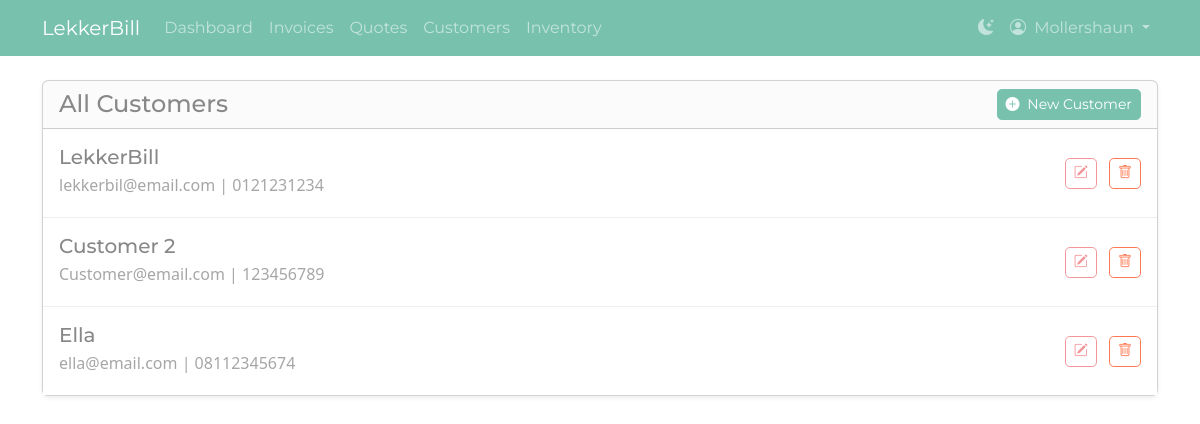
The page /customers/ (signed in) on the database its author committed.
### invoices/models.py (models this page shows, shortened)
class Customer(models.Model):
    user = models.ForeignKey(User, on_delete=models.CASCADE)
    name = models.CharField(max_length=100)
    email = models.EmailField()
    phone = models.CharField(max_length=20)
    created_at = models.DateTimeField(auto_now_add=True)
    updated_at = models.DateTimeField(auto_now=True)

### invoices/views.py (the view)
# urls.py: path('customers/', views.customer_list, name='customer_list'),
@login_required
def customer_list(request):
    customers = Customer.objects.filter(user=request.user)
    return render(request, 'invoices/customer_list.html', {'customers': customers})

### invoices/templates/invoices/customer_list.html (shortened to what this page needs)
{% extends "invoices/base.html" %}
{% block content %}
<div class="card shadow-sm">
    <div class="card-header">
        <div class="d-flex justify-content-between align-items-center">
            <h1 class="h4 mb-0">All Customers</h1>
            <a href="{% url 'customer_create' %}" class="btn btn-primary btn-sm">
                <i class="bi-plus-circle-fill me-1"></i> New Customer
            </a>
        </div>
    </div>
    <div class="card-body p-0">
        <div class="list-group list-group-flush">
            {% for customer in customers %}
                <div class="list-group-item list-group-item-action d-flex justify-content-between align-items-center py-3">
                    <div>
                        <h5 class="mb-1">{{ customer.name }}</h5>
                        <p class="mb-1 text-muted">{{ customer.email }} | {{ customer.phone }}</p>
                    </div>
                    <div>
                        <a href="{% url 'customer_update' customer.id %}" class="btn btn-sm btn-outline-secondary me-2"><i class="bi bi-pencil-square"></i></a>
                        <a href="{% url 'customer_delete' customer.id %}" class="btn btn-sm btn-outline-danger"><i class="bi bi-trash"></i></a>
                    </div>
                </div>
            {% empty %}
                <p class="list-group-item">No customers found. <a href="{% url 'customer_create' %}">Create one?</a></p>
            {% endfor %}
        </div>
    </div>
</div>
{% endblock %}

### invoices/templates/invoices/base.html (shortened to what this page needs)
{% load static %}
<!DOCTYPE html>
<html lang="en">
<head>
    <link rel="stylesheet" href="https://cdn.jsdelivr.net/npm/bootstrap-icons@1.11.3/font/bootstrap-icons.min.css">
    <link id="theme-light" rel="stylesheet" href="https://bootswatch.com/5/minty/bootstrap.min.css">
    <link id="theme-dark" rel="stylesheet" href="https://bootswatch.com/5/superhero/bootstrap.min.css" disabled>
    <link href="https://cdn.jsdelivr.net/npm/tom-select@2.3.1/dist/css/tom-select.bootstrap5.css" rel="stylesheet">
</head>
<body>
    <nav class="navbar navbar-expand-lg" id="main-navbar">
        <div class="container">
            <a class="navbar-brand" href="{% url 'dashboard' %}">LekkerBill</a>
            <div class="collapse navbar-collapse" id="navbarNav">
                {% if user.is_authenticated %}
                <ul class="navbar-nav me-auto mb-2 mb-lg-0">
                    <li class="nav-item">
                        <a class="nav-link" href="{% url 'dashboard' %}">Dashboard</a>
                    </li>
                    <li class="nav-item">
                        <a class="nav-link" href="{% url 'invoice_list' %}">Invoices</a>
                    </li>
                    <li class="nav-item">
                        <a class="nav-link" href="{% url 'quote_list' %}">Quotes</a>
                    </li>
                    <li class="nav-item">
                        <a class="nav-link" href="{% url 'customer_list' %}">Customers</a>
                    </li>
                    <li class="nav-item">
                        <a class="nav-link" href="{% url 'inventory_list' %}">Inventory</a>
                    </li>
                </ul>
                <ul class="navbar-nav">
                    <li class="nav-item">
                        <a href="#" class="nav-link" id="theme-toggler" title="Toggle theme">
                            <i class="bi" id="theme-icon"></i>
                        </a>
                    </li>
                    <li class="nav-item dropdown">
                        <a class="nav-link dropdown-toggle" href="#" role="button" data-bs-toggle="dropdown" aria-expanded="false">
                            <i class="bi-person-circle me-1"></i> {{ user.username }}
                        </a>
                    </li>
                </ul>
                {% endif %}
            </div>
        </div>
    </nav>
    <main class="container mt-4">
        {% block content %}{% endblock %}
    </main>
</body>
</html>

### rows shown on the page
Customer: name "LekkerBill", email "lekkerbil@email.com", phone "0121231234"
Customer: name "Customer 2", email "Customer@email.com", phone "123456789"
Customer: name "Ella", email "ella@email.com", phone "08112345674"

### other values the page prints
{{ user.username }} "Mollershaun"
